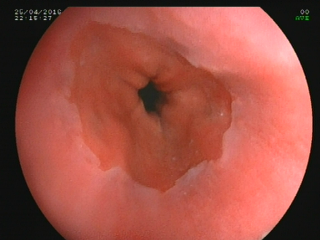
%> input picture DIP course/Project/1.bmp, 320 x 240 px
$ octave Main.m   (GNU Octave 9; MATLAB toolbox functions it lacks are replaced by stand-ins)
%> lines starting %> are read from the running program, lines starting %| are printed output that depends on the picture; in (x1, y1, x2, y2) boxes, pixels count from 0 and x2, y2 are one past the last pixel; in counts of white or black regions, pixels touching at a corner belong together; the program's own positions count from 1
clc
clear
close all
f=imread('1.bmp');
%> f is the input picture: size 240x320x3 uint8; mean R, G, B 157.3, 80.2, 69
f=rgb2gray(f);
%> f: size 240x320 uint8
f=im2double(f);
%> f: size 240x320 double
f=f(23:end,:);
%> f: size 218x320 double
f=padarray(f,[(320-218)/2 0]);
%> f: size 320x320 double
figure,imshow(f,[]),title('Grey Image')
[M,N]=size(f);
%> M = 320; N = 320
F=fftshift(fft2(f));
figure,mesh(log(abs(F))),title('FFT of the Image')
%% Denoising
% [15 lines of commented-out code are left out]
%% Working with Different Filters
close all
clc
%h1
h1=ones(size(f))/1000;
h1(:,145:175)=1;
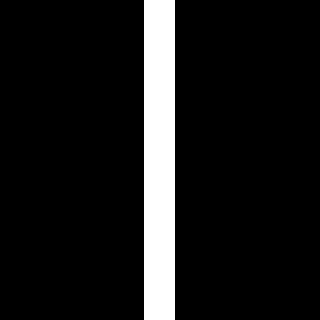
%> h1: size 320x320 double; values 0.001 (black) and 1 (white), 9.7% white; 1 white region, box (x1, y1, x2, y2) and area: (144, 0, 175, 320) 9920
% h1(1:M/2-15,145:175)=0;
% h1(M/2+15:end,145:175)=0;
o1=F.*h1;
g1=ifft2(fftshift(o1));
% figure,mesh(log(abs(o1))),title('h1')
% figure,imshow(g1,[]),title('h1')
% gamma=0.95;
% g1g=g1.^gamma;
% figure,imshow(g1g,[]),title('Gamma h1')
%h2
h2=ones(size(f))/1000;
slope=M/N;
%> slope = 1
for n=-N/2+1:N/2-1
   for m=M/2-round(abs(slope*n)):M/2+round(abs(slope*n))
       h2(m,n+N/2)=1;
   end
end
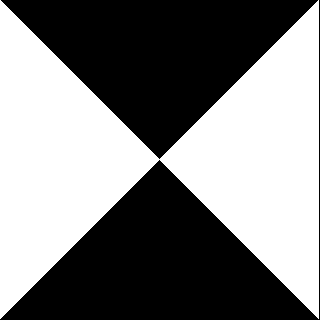
%> h2: size 320x320 double; values 0.001 (black) and 1 (white), 50% white; 1 white region, box (x1, y1, x2, y2) and area: (0, 0, 319, 319) 51199
o2=F.*h2;
g2=ifft2(fftshift(o2));
figure,mesh(log(abs(o2))),title('h2')
% figure,imshow(g2,[]),title('h2')
gamma=0.75;
g2g=g2.^gamma;
figure,imshow(g2g,[]),title('Gamma h2')
%% Level set//////////////////////////////
f=real(g2g);
figure; imshow(f,[]);
[Dx,Dy] = gradient(f);
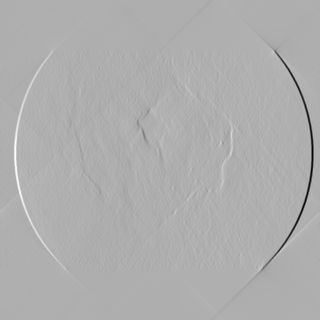
%> Dx: size 320x320 double; min -0.398, max 0.183, mean 9.45e-06; drawn with min black and max white
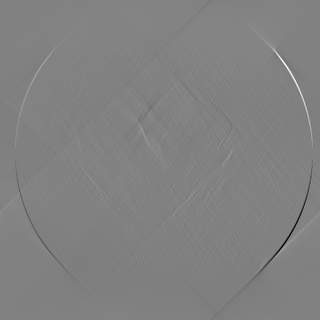
%> Dy: size 320x320 double; min -0.268, max 0.259, mean -4.8e-09; drawn with min black and max white
grad_mag = sqrt(Dx.^2 + Dy.^2);
G_M = 1+1*grad_mag;
p = 1./G_M;
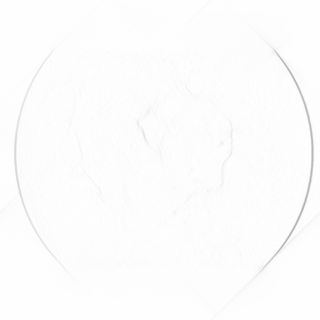
%> p: size 320x320 double; min 0.694, max 1, mean 0.993
p = double(p);
phi = ones(M,N);
phi(3:M-3,3:N-3)=-1;
%> phi: size 320x320 double; values -1 (black) and 1 (white), 3.1% white; 1 white region, box (x1, y1, x2, y2) and area: (0, 0, 320, 320) 3175
figure;contour(phi,[0 0],'r');axis equal;
figure;mesh(phi);
% pause;
phi = double((phi>0).*(bwdist(phi<0)-0.5)-(phi<0).*(bwdist(phi>0)-0.5));
e=1.35;u=1;
for iter = 1:100
    phi = phi + e*p;
    g=zeros(M,N);
    figure(34);imshow(f,[]);hold on;
    contour(phi,[0 0],'r','LineWidth',2);
    title(['Number of iterations = ',num2str(iter)]);
    pause(0.1);
%> (the run ends here)

$ run again, with DIP course/Project/17.bmp copied over DIP course/Project/1.bmp
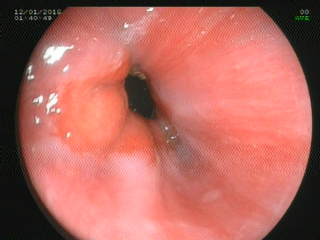
%> input picture DIP course/Project/17.bmp, 320 x 240 px
%> f is the input picture: size 240x320x3 uint8; mean R, G, B 180.2, 104.4, 96.1
%> h1: size 320x320 double; values 0.001 (black) and 1 (white), 9.7% white; 1 white region, box (x1, y1, x2, y2) and area: (144, 0, 175, 320) 9920
%> `p = 1./G_M;`:
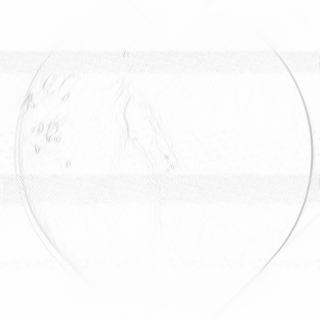
%> p: size 320x320 double; min 0.772, max 1, mean 0.988
